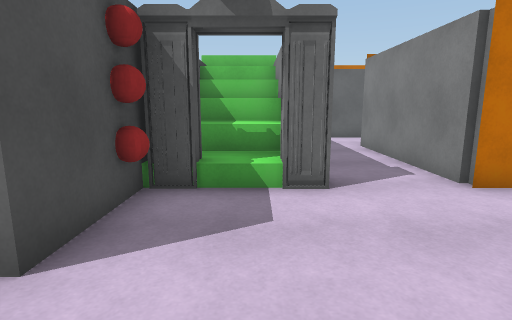
View 1 (above)

20 first-person views from a walk through a Unity game level. The camera is 1.3 m above the floor, tilts 10° down and sees 80° across. The floor is counted in squares, 1 m on a side. Each view is taken from the middle of a square. On the plan, view 1 faces up. The plan holds only what a view shows up to about 14 squares ahead; the rest is blank. The place goes on beyond the plan. Door leaves are left out, so doorways stand open. Surface patterns are stand-ins for the level's own textures.

View 2
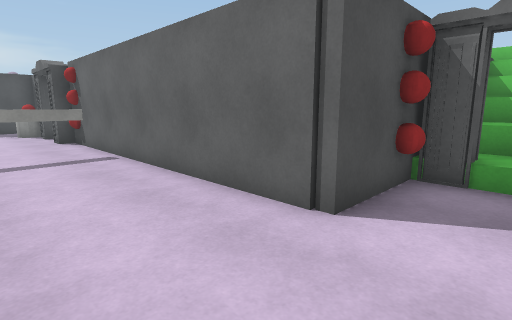

View 3
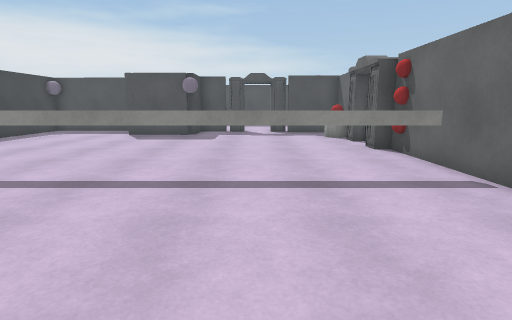

View 4
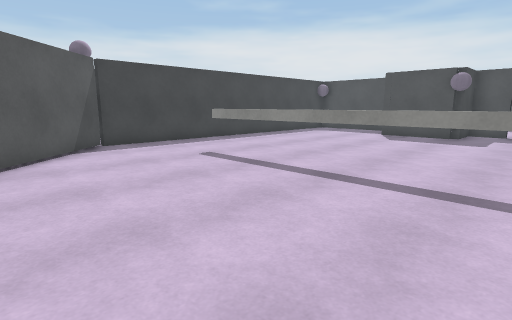

View 5
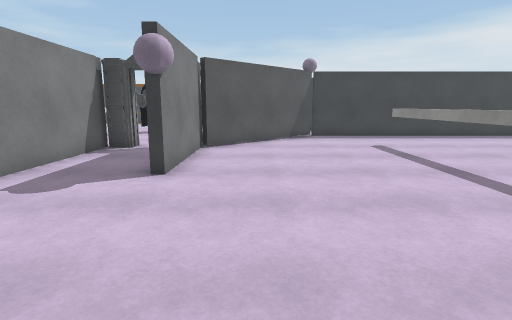

View 6
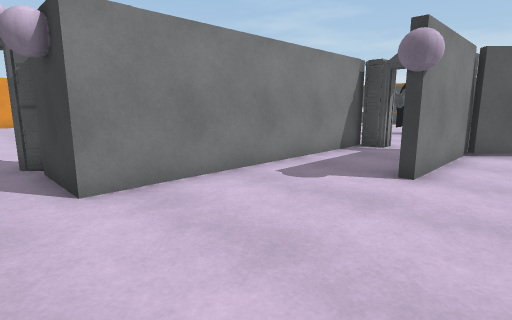

View 7
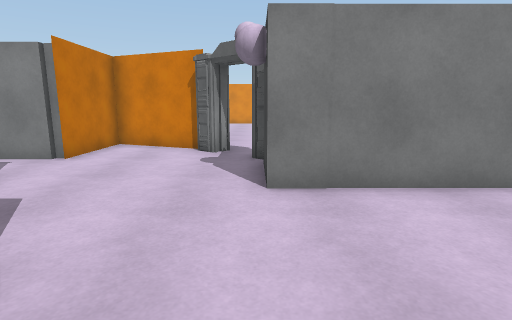

View 8
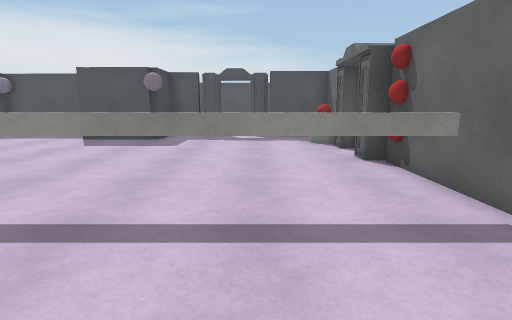

View 9
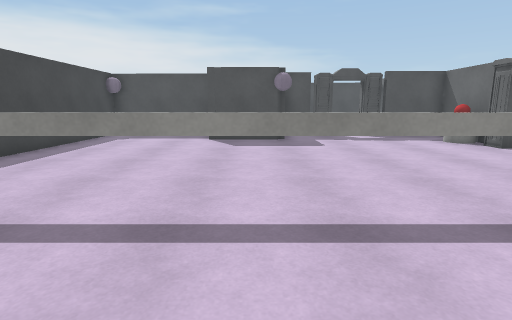

View 10
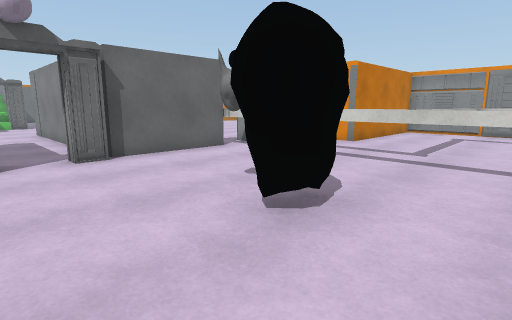

View 11
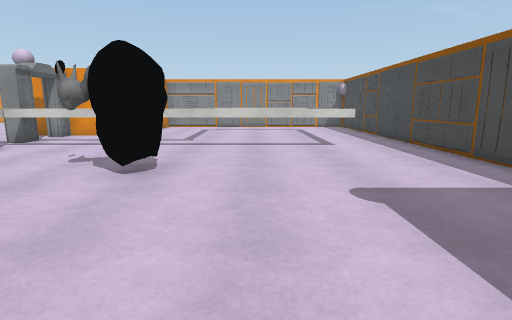

View 12
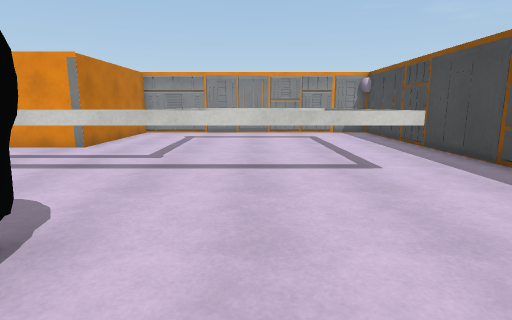

View 13
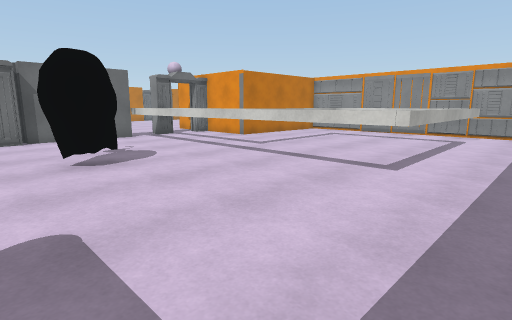

View 14
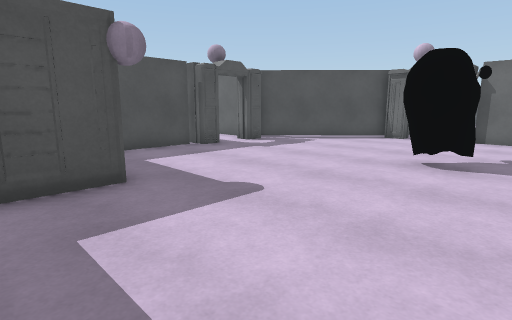

View 15
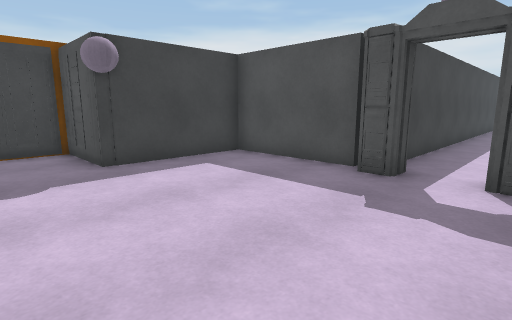

View 16
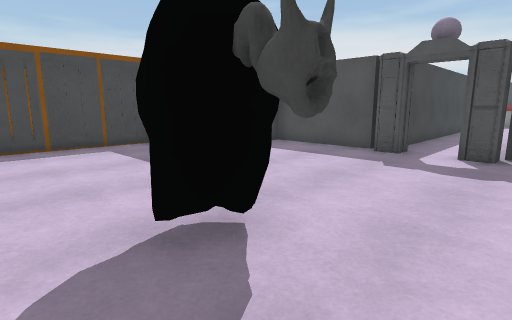

View 17
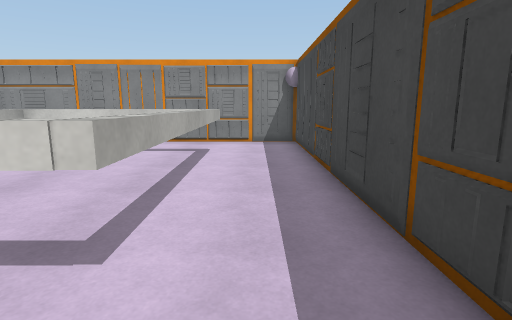

View 18
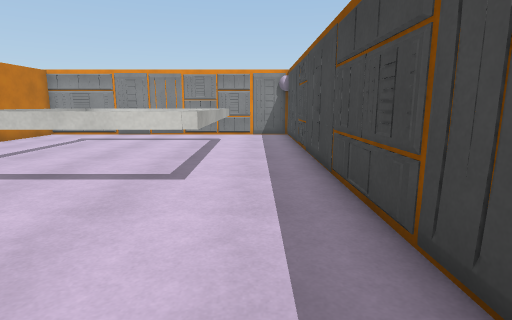

View 19
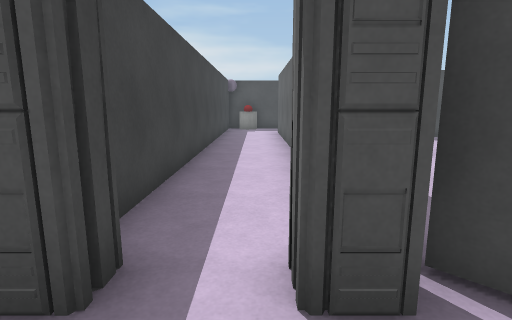

View 20
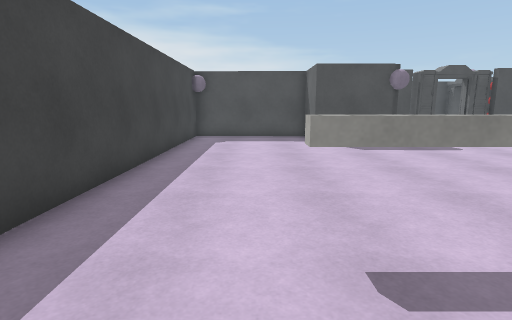

### Floor plan
Key: @ floor where view 1 was taken; # wall or solid block; . floor; / step, stairs or slope; D open door; ^ raised ledge; v drop or lower ground; T thing the floor can be seen under or through; O other object.
Columns run from 19 left of view 1 to 14 right of it. Each row starts with its distance up from view 1.
 13                       ##
 12                  v    ..
 11                  v    ..
 10                  v//v .#
  9                  v//v..#
  8                   //v..#
  7                   // ..#
  6                   // ..#
  5                  #DD#..####
  4                  #.......#
  3                  #.......#
  2 #####DDO##########......##
  1 #..O......T............DD.....
  0 #.........T........@###DD......
 -1 #.........T.........#        ..
 -2  .........T.........#
 -3 #.........T.........#
 -4 #.........T.........#
 -5 ###.......T......#..#
 -6   #.......T......#..#
 -7   #.......T......#..#    ...#
 -8 ###.......T......#..#   .#DD#
 -9 ..........T.....##DD######.##
-10 ...............##........^..#
-11 ..............##.........^..######
-12 #............##..........^.......#
-13 ##############......O....^.......#
-14  ............D.....OOO...^.......#
-15  ............D......OO...^TTTTT..#
-16  #############..........T.....T..#
-17              #..........T.....T..#
-18              #..........T.....T..#
-19              #..........T.....T..#
-20              #####......TTTTT^^..#
-21                  #...............#
-22                  #...............#
-23                  #################

Where each view was taken, in squares from view 1:
view 1: 0 up, 0 right, facing up
view 2: 1 down, 0 right, facing up-left
view 3: 2 down, 3 left, facing left
view 4: 2 down, 3 left, facing down-left
view 5: 1 up, 4 left, facing down
view 6: 1 up, 4 left, facing down-right
view 7: 0 up, 4 left, facing right
view 8: 1 down, 5 left, facing left
view 9: 6 down, 5 left, facing left
view 10: 17 down, 2 left, facing up-right
view 11: 17 down, 5 left, facing right
view 12: 17 down, 1 left, facing right
view 13: 22 down, 1 left, facing up-right
view 14: 22 down, 3 right, facing up-left
view 15: 13 down, 0 right, facing down-left
view 16: 12 down, 3 right, facing down-left
view 17: 21 down, 3 right, facing right
view 18: 21 down, 0 right, facing right
view 19: 14 down, 4 left, facing left
view 20: 10 down, 6 left, facing left
